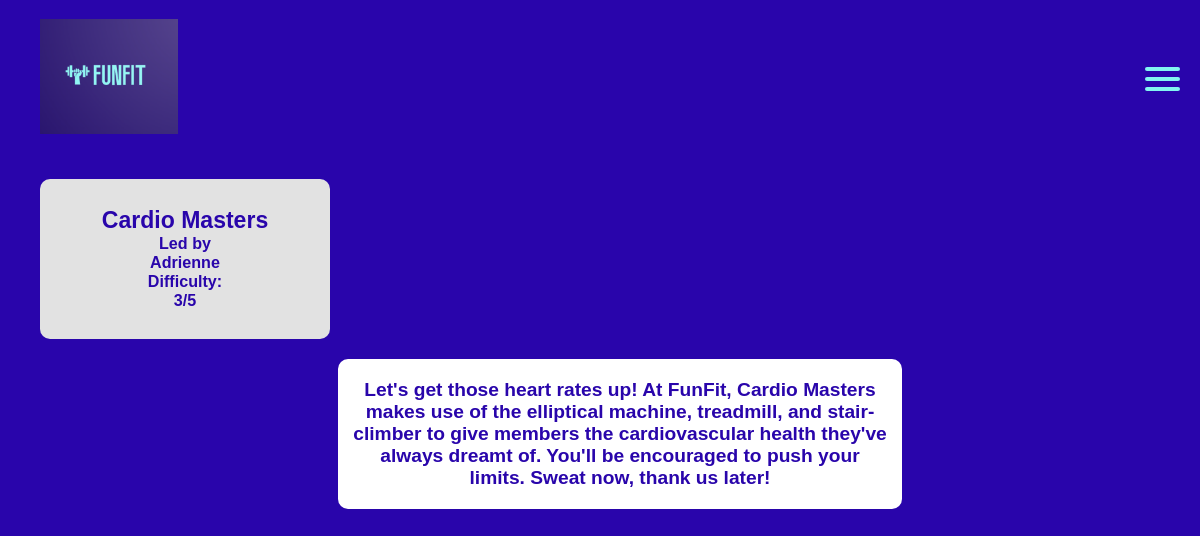
Page /class_details.php?id=2 on the committed database.
### tables this page shows
CREATE TABLE `Class` (
  `ClassID` int(11) NOT NULL,
  `ClassName` varchar(30) NOT NULL,
  `Instructor` varchar(30) DEFAULT NULL,
  `Difficulty` varchar(5) DEFAULT NULL,
  `Description` mediumtext
);

### class_details.php (the view, shortened to what this page needs)
<!DOCTYPE html>
<html lang="en">
<head>
  <link rel="stylesheet" href="styles.css">
</head>
<body>
	<?php
include("header_loggedin.php");
	include("php_action/process.php");
	$id = $_GET['id'];
	$query = "SELECT ClassName, Instructor, Difficulty, Description FROM Class WHERE ClassID = ".$id.";";
	$result = mysqli_query($conn, $query);
	while($row = mysqli_fetch_array($result)) {
		$classname = $row['ClassName'];
		$instructor = $row['Instructor'];
		$difficulty = $row['Difficulty'];
		$description = $row['Description'];
		echo("<ul>");
		echo("<li>");
		echo("<a href='#' class='site-link class-details' id='classes'>");
		echo("<h3'>{$classname}</h3>");
		echo("<p class='further-info'>Led by {$instructor}</p>");
		echo("<p class='further-info'>Difficulty: {$difficulty}</p>");
		echo("</a>");
		echo("</li>");
		echo("<p class='about class-info'>{$description}</p>");
		echo("</ul>");
	}
?>

### styles.css (style rules this page uses)
body { width: 100%; margin: auto; font-family: arial, sans-serif; font-size: 1.2em; color: #82f5f1; background-color: #2905ab; }
ul { list-style: none; }
.class-details { margin: auto; }
.class-info { width: 50ch; background-color: white; border-radius: 10px; text-align: center; color: #2905ab; padding: 20px 15px; font-weight: bold; margin: auto; }
.site-link { color:#2905ab; background-color: rgb(226, 226, 226); font-weight: bold; text-align: center; width: 220px; display: flex; flex-direction: column; justify-content: center; align-items: center; height: 100px; display: flex; align-items: center; margin: 20px 0; border-radius: 10px; border-style: solid 1px black; padding: 8% 6%; }
a { text-decoration: none; }
.further-info { font-size: .7em; margin: 0 20%; }
@media screen and (min-width: 570px) { .site-link { font-size: 1.2em; padding: 30px 35px; } }
@media screen and (min-width: 570px) { #classes { grid-area: top; } }

### rows in the picture
class: ClassName "Cardio Masters", Instructor "Adrienne", Difficulty "3/5", Description "Let's get those heart rates up! At FunFit, Cardio Masters makes use of the elliptical machine, treadmill, and stair-climber to give members the cardiovascular health they've always dreamt of. You'll be encouraged to push your limits. Sweat now, thank us later!"
